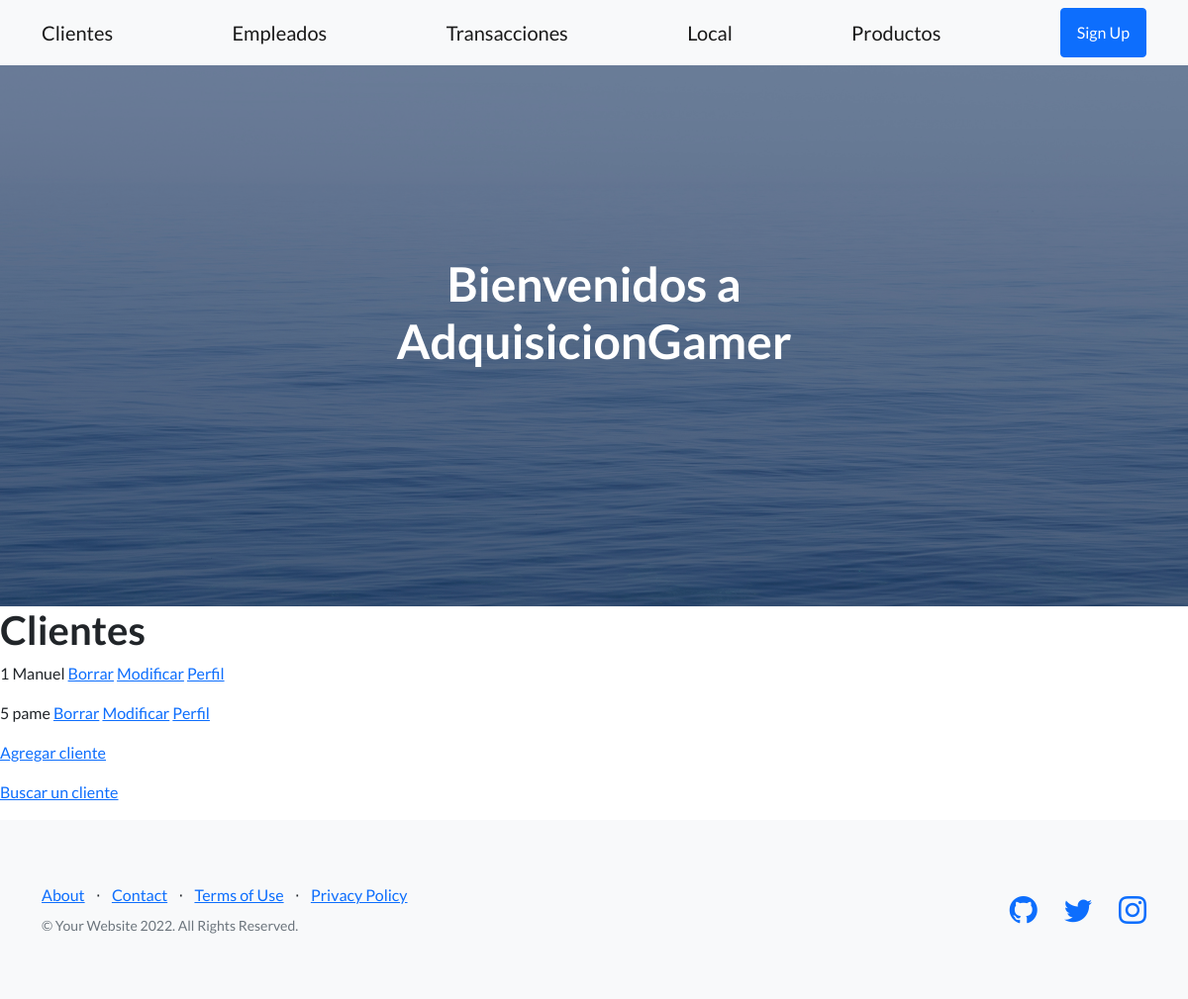
Screenshot of /Appfinal/cliente/ (signed in) with the database file from the repository.
### Appfinal/models.py (models this page shows, shortened)
class Cliente(models.Model):
    nombre_cliente = models.CharField(max_length=40)
    email = models.EmailField()

### Appfinal/views.py (the view)
# urls.py: path('cliente/', views.Lista_clientes.as_view(), name="clienteInicio"),
class Lista_clientes(LoginRequiredMixin, ListView):
    model = Cliente
    template_name = 'Appfinal/cliente_lista.html'

### Appfinal/templates/Appfinal/cliente_lista.html
{% extends "Appfinal/template_logueado.html" %}
{% load static %}
{% block B %}
    <h1> Clientes </h1>
    {% for a in object_list %}
        <p>
            {{a.id}}
            {{a.nombre_cliente}}
            <a href="{% url 'clienteEliminar' a.id %}">Borrar</a>
            <a href="{% url 'clienteModificar' a.id %}">Modificar</a>
            <a href="{% url 'clienteDetalle' a.id %}">Perfil</a>
        </p>
    {% endfor %}
    <p>
        <a href ="/Appfinal/crear_cliente/"> Agregar cliente </a>
    </p>
    <p>
        <a href ="/Appfinal/busqueda_cliente/"> Buscar un cliente </a>
    </p>
{% endblock %}

### rows the page displays
Cliente: id "1", nombre_cliente "Manuel"
Cliente: id "5", nombre_cliente "pame"
